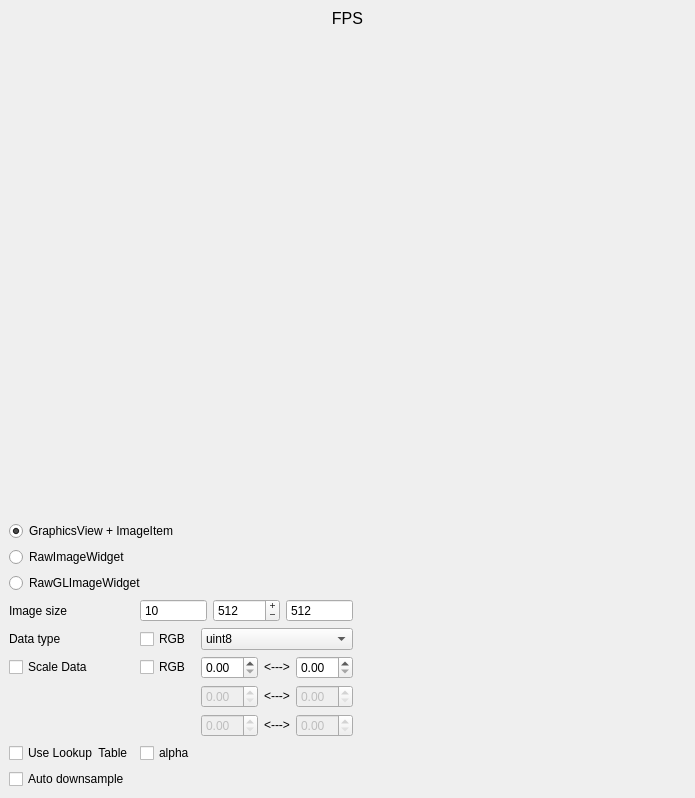
<?xml version="1.0" encoding="UTF-8"?>
<ui version="4.0">
 <class>MainWindow</class>
 <widget class="QMainWindow" name="MainWindow">
  <property name="geometry">
   <rect>
    <x>0</x>
    <y>0</y>
    <width>695</width>
    <height>798</height>
   </rect>
  </property>
  <property name="windowTitle">
   <string>MainWindow</string>
  </property>
  <widget class="QWidget" name="centralwidget">
   <layout class="QGridLayout" name="gridLayout_2">
    <item row="8" column="0" colspan="2">
     <widget class="QCheckBox" name="downsampleCheck">
      <property name="text">
       <string>Auto downsample</string>
      </property>
     </widget>
    </item>
    <item row="4" column="0">
     <widget class="QCheckBox" name="scaleCheck">
      <property name="text">
       <string>Scale Data</string>
      </property>
     </widget>
    </item>
    <item row="1" column="0" colspan="4">
     <layout class="QGridLayout" name="gridLayout">
      <item row="3" column="0">
       <widget class="QRadioButton" name="rawRadio">
        <property name="text">
         <string>RawImageWidget</string>
        </property>
       </widget>
      </item>
      <item row="2" column="0">
       <widget class="QRadioButton" name="gfxRadio">
        <property name="text">
         <string>GraphicsView + ImageItem</string>
        </property>
        <property name="checked">
         <bool>true</bool>
        </property>
       </widget>
      </item>
      <item row="0" column="0">
       <widget class="QStackedWidget" name="stack">
        <property name="currentIndex">
         <number>2</number>
        </property>
        <widget class="QWidget" name="page">
         <layout class="QGridLayout" name="gridLayout_3">
          <item row="0" column="0">
           <widget class="GraphicsView" name="graphicsView"/>
          </item>
         </layout>
        </widget>
        <widget class="QWidget" name="page_2">
         <layout class="QGridLayout" name="gridLayout_4">
          <item row="0" column="0">
           <widget class="RawImageWidget" name="rawImg" native="true">
            <property name="sizePolicy">
             <sizepolicy hsizetype="Expanding" vsizetype="Preferred">
              <horstretch>0</horstretch>
              <verstretch>0</verstretch>
             </sizepolicy>
            </property>
           </widget>
          </item>
         </layout>
        </widget>
        <widget class="QWidget" name="page_3">
         <layout class="QGridLayout" name="gridLayout_5">
          <item row="0" column="0">
           <widget class="RawImageGLWidget" name="rawGLImg" native="true"/>
          </item>
         </layout>
        </widget>
       </widget>
      </item>
      <item row="4" column="0">
       <widget class="QRadioButton" name="rawGLRadio">
        <property name="text">
         <string>RawGLImageWidget</string>
        </property>
       </widget>
      </item>
     </layout>
    </item>
    <item row="3" column="2">
     <widget class="QComboBox" name="dtypeCombo">
      <item>
       <property name="text">
        <string>uint8</string>
       </property>
      </item>
      <item>
       <property name="text">
        <string>uint16</string>
       </property>
      </item>
      <item>
       <property name="text">
        <string>float</string>
       </property>
      </item>
     </widget>
    </item>
    <item row="3" column="0">
     <widget class="QLabel" name="label">
      <property name="text">
       <string>Data type</string>
      </property>
     </widget>
    </item>
    <item row="4" column="1">
     <widget class="QCheckBox" name="rgbLevelsCheck">
      <property name="text">
       <string>RGB</string>
      </property>
     </widget>
    </item>
    <item row="5" column="2">
     <layout class="QHBoxLayout" name="horizontalLayout_2">
      <item>
       <widget class="SpinBox" name="minSpin2">
        <property name="enabled">
         <bool>false</bool>
        </property>
       </widget>
      </item>
      <item>
       <widget class="QLabel" name="label_3">
        <property name="text">
         <string>&lt;---&gt;</string>
        </property>
        <property name="alignment">
         <set>Qt::AlignCenter</set>
        </property>
       </widget>
      </item>
      <item>
       <widget class="SpinBox" name="maxSpin2">
        <property name="enabled">
         <bool>false</bool>
        </property>
       </widget>
      </item>
     </layout>
    </item>
    <item row="4" column="2">
     <layout class="QHBoxLayout" name="horizontalLayout">
      <item>
       <widget class="SpinBox" name="minSpin1"/>
      </item>
      <item>
       <widget class="QLabel" name="label_2">
        <property name="text">
         <string>&lt;---&gt;</string>
        </property>
        <property name="alignment">
         <set>Qt::AlignCenter</set>
        </property>
       </widget>
      </item>
      <item>
       <widget class="SpinBox" name="maxSpin1"/>
      </item>
     </layout>
    </item>
    <item row="6" column="2">
     <layout class="QHBoxLayout" name="horizontalLayout_3">
      <item>
       <widget class="SpinBox" name="minSpin3">
        <property name="enabled">
         <bool>false</bool>
        </property>
       </widget>
      </item>
      <item>
       <widget class="QLabel" name="label_4">
        <property name="text">
         <string>&lt;---&gt;</string>
        </property>
        <property name="alignment">
         <set>Qt::AlignCenter</set>
        </property>
       </widget>
      </item>
      <item>
       <widget class="SpinBox" name="maxSpin3">
        <property name="enabled">
         <bool>false</bool>
        </property>
       </widget>
      </item>
     </layout>
    </item>
    <item row="7" column="0">
     <widget class="QCheckBox" name="lutCheck">
      <property name="text">
       <string>Use Lookup  Table</string>
      </property>
     </widget>
    </item>
    <item row="7" column="1">
     <widget class="QCheckBox" name="alphaCheck">
      <property name="text">
       <string>alpha</string>
      </property>
     </widget>
    </item>
    <item row="7" column="2" colspan="2">
     <widget class="GradientWidget" name="gradient" native="true">
      <property name="sizePolicy">
       <sizepolicy hsizetype="Expanding" vsizetype="Preferred">
        <horstretch>0</horstretch>
        <verstretch>0</verstretch>
       </sizepolicy>
      </property>
     </widget>
    </item>
    <item row="3" column="3">
     <spacer name="horizontalSpacer">
      <property name="orientation">
       <enum>Qt::Horizontal</enum>
      </property>
      <property name="sizeHint" stdset="0">
       <size>
        <width>40</width>
        <height>20</height>
       </size>
      </property>
     </spacer>
    </item>
    <item row="0" column="0" colspan="4">
     <widget class="QLabel" name="fpsLabel">
      <property name="font">
       <font>
        <pointsize>12</pointsize>
       </font>
      </property>
      <property name="text">
       <string>FPS</string>
      </property>
      <property name="alignment">
       <set>Qt::AlignCenter</set>
      </property>
     </widget>
    </item>
    <item row="3" column="1">
     <widget class="QCheckBox" name="rgbCheck">
      <property name="text">
       <string>RGB</string>
      </property>
     </widget>
    </item>
    <item row="2" column="0">
     <widget class="QLabel" name="label_5">
      <property name="text">
       <string>Image size</string>
      </property>
     </widget>
    </item>
    <item row="2" column="1" colspan="2">
     <layout class="QHBoxLayout" name="horizontalLayout_4">
      <item>
       <widget class="QSpinBox" name="framesSpin">
        <property name="buttonSymbols">
         <enum>QAbstractSpinBox::NoButtons</enum>
        </property>
        <property name="value">
         <number>10</number>
        </property>
       </widget>
      </item>
      <item>
       <widget class="QSpinBox" name="widthSpin">
        <property name="buttonSymbols">
         <enum>QAbstractSpinBox::PlusMinus</enum>
        </property>
        <property name="maximum">
         <number>10000</number>
        </property>
        <property name="value">
         <number>512</number>
        </property>
       </widget>
      </item>
      <item>
       <widget class="QSpinBox" name="heightSpin">
        <property name="buttonSymbols">
         <enum>QAbstractSpinBox::NoButtons</enum>
        </property>
        <property name="maximum">
         <number>10000</number>
        </property>
        <property name="value">
         <number>512</number>
        </property>
       </widget>
      </item>
     </layout>
    </item>
    <item row="2" column="3">
     <widget class="QLabel" name="sizeLabel">
      <property name="text">
       <string/>
      </property>
     </widget>
    </item>
   </layout>
  </widget>
 </widget>
 <customwidgets>
  <customwidget>
   <class>GraphicsView</class>
   <extends>QGraphicsView</extends>
   <header>pyqtgraph</header>
  </customwidget>
  <customwidget>
   <class>RawImageWidget</class>
   <extends>QWidget</extends>
   <header>pyqtgraph.widgets.RawImageWidget</header>
   <container>1</container>
  </customwidget>
  <customwidget>
   <class>GradientWidget</class>
   <extends>QWidget</extends>
   <header>pyqtgraph</header>
   <container>1</container>
  </customwidget>
  <customwidget>
   <class>SpinBox</class>
   <extends>QDoubleSpinBox</extends>
   <header>pyqtgraph</header>
  </customwidget>
  <customwidget>
   <class>RawImageGLWidget</class>
   <extends>QWidget</extends>
   <header>pyqtgraph.widgets.RawImageWidget</header>
   <container>1</container>
  </customwidget>
 </customwidgets>
 <resources/>
 <connections/>
</ui>
